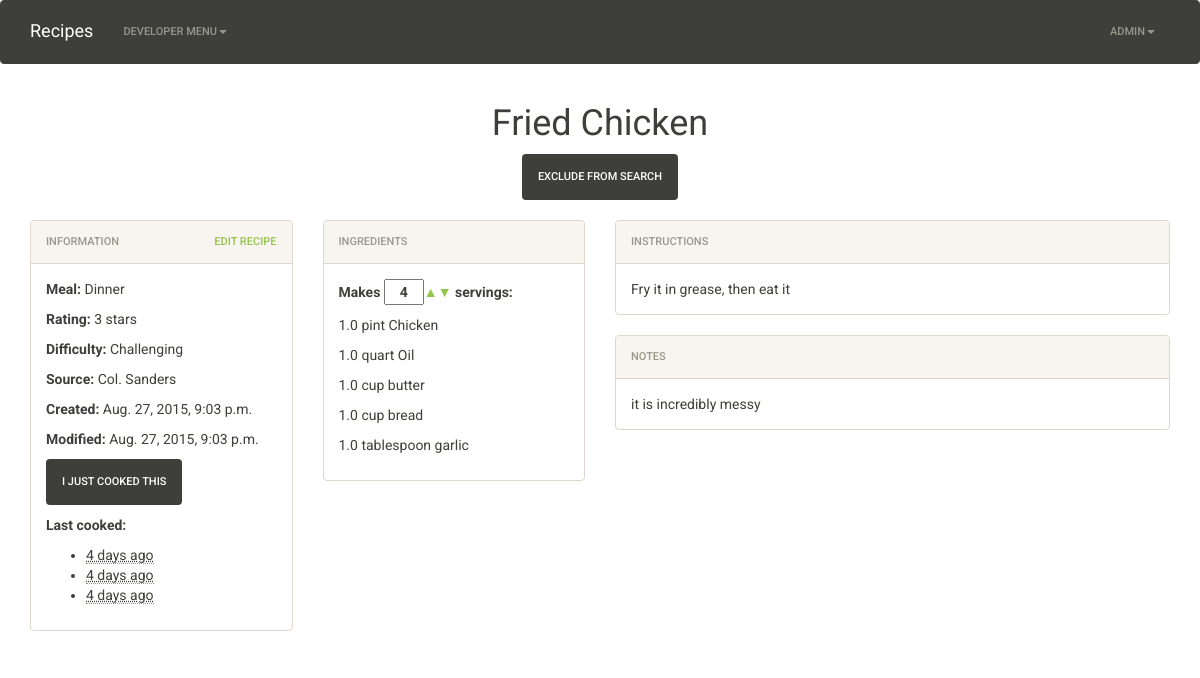
The app's page /recipe/50/ (signed in) with its own data.
### main/models.py (models this page shows, shortened)
class Recipe(models.Model):
    RATING_CHOICES = (
        (0, 0),
        (1, 1),
        (2, 2),
        (3, 3),
        (4, 4),
        (5, 5),
    )
    DIFFICULTY_CHOICES = (
        (0, ''),
        (1, 'Simple'),
        (2, 'Intermediate'),
        (3, 'Challenging'),
    )
    MEAL_CHOICES = (
        (0, ''),
        (1, 'Breakfast'),
        (2, 'Lunch'),
        (3, 'Dinner'),
        (4, 'Snack'),
        (5, 'Dessert'),
    )
    created = models.DateTimeField(auto_now_add=True)
    modified = models.DateTimeField(auto_now=True)
    creator = models.ForeignKey(User)
    name = models.CharField(max_length=255)
    instructions = MarkupField(markup_type='markdown', null=True, blank=True)
    notes = MarkupField(markup_type='markdown', null=True, blank=True)
    source = models.TextField(null=True, blank=True)
    rating = models.IntegerField(choices=RATING_CHOICES, default=0)
    difficulty = models.IntegerField(choices=DIFFICULTY_CHOICES, default=0)
    meal = models.IntegerField(choices=MEAL_CHOICES, default=0)
    servings = models.IntegerField()
    exclude_from_search = models.BooleanField(default=False)

class Event(models.Model):
    created = models.DateTimeField(auto_now_add=True)
    recipe = models.ForeignKey('main.Recipe')
    class Meta:
        ordering = ['-created']

class Ingredient(models.Model):
    UNIT_CHOICES = (
        ('', 'Unit Type'),
        (1, 'teaspoon'),
        (2, 'dessert spoon'),
        (3, 'tablespoon'),
        (4, 'ounce'),
        (5, 'cup'),
        (6, 'pint'),
        (7, 'quart'),
        (8, 'gallon'),
        (9, 'pinch'),
        (10, 'dash'),
    )
    name = models.CharField(max_length=255)
    unit = models.IntegerField(choices=UNIT_CHOICES)
    quantity = models.FloatField()
    recipe = models.ForeignKey('Recipe', related_name='ingredients')

### main/views.py (the view, shortened to what this page needs)
class RecipeDetails(View):
    def get(self, request, id):
        recipe = get_object_or_404(Recipe, pk=id)
        context = {}
        context['recipe'] = recipe
        return render(request, 'main/recipe_details.html', context)

### main/templates/main/recipe_details.html (shortened to what this page needs)
{% extends "main/base.html" %}
{% load staticfiles %}
{% block css %}
    <link rel="stylesheet" href="{% static 'main/css/recipe_details.css' %}">
{% endblock css %}
{% block content %}
    <div class="row">
        <div class="col-xs-12">
           <h1 class="text-center">{{recipe.name}}</h1>
        </div>
        <div id="exclude-section" recipe-id="{{recipe.id}}">
            <center><button class="btn btn-default" id="exclude-btn">Exclude from search</button></center>
        </div>
    </div>
    <br>
    <div class="row">
        <div class="col-lg-3">
            <div class="panel panel-default">
                <div class="panel-heading">
                    <span>Information</span>
                    <span class="pull-right"><a href="{% url 'main:edit_recipe' id=recipe.id %}">Edit Recipe</a></span>
                </div>
                <div class="panel-body">
                    <div class="row">
                        <div class="col-lg-12 col-md-4 col-sm-4">
                            <p><strong>Meal:</strong> {{ recipe.get_meal_display }}</p>
                            <p><strong>Rating:</strong> {{ recipe.rating }} stars</p>
                            <p><strong>Difficulty:</strong> {{ recipe.get_difficulty_display }}</p>
                        </div>
                        <div class="col-lg-12 col-md-4 col-sm-4">
                            <p><strong>Source:</strong> {{ recipe.source }}</p>
                            <p><strong>Created:</strong> {{ recipe.created }}</p>
                            <p><strong>Modified:</strong> {{ recipe.modified }}</p>
                        </div>
                        {% if recipe.event_set.all.count > 0 %}
                            <div class="col-lg-12 hidden-md hidden-sm hidden-xs">
                                <p><button class="btn btn-default btn-log-event">I just cooked this</button></p>
                                <p><strong>Last cooked:</strong></p>
                                <ul class="ul-last-cooked">
                                    {% for event in recipe.event_set.all %}
                                        <li><abbr class="timeago" title="{{ event.created|date:'c' }}">{{ event.created|date:'DATE_FORMAT' }}</abbr></li>
                                    {% endfor %}
                                </ul>
                            </div>
                        {% else %}
                            <div class="col-lg-12 hidden-md hidden-sm hidden-xs">
                                <p><button class="btn btn-default btn-log-event">I just cooked this</button></p>
                            </div>
                        {% endif %}
                    </div>
                </div>
            </div>
        </div>
        <div class="col-md-3 col-sm-6">
            <div class="panel panel-default">
                <div class="panel-heading">
                    <span>Ingredients</span>
                </div>
                <div class="panel-body">
                    <div class="row">
                        <div class="col-sm-12">
                            <p><strong>Makes <input id="scale-servings" type="text" value="{{ recipe.servings }}"> servings:</strong></p>
                        </div>
                    </div>
                    {% for ingredient in recipe.ingredients.all %}
                        <div class="row">
                            <div class="col-sm-12">
                                <p>
                                    <span class="ingredient-quantity">{{ingredient.quantity}}</span>
                                    {{ingredient.get_unit_display}}
                                    {{ingredient.name}}
                                </p>
                            </div>
                        </div>
                    {% endfor %}
                </div>
            </div>
        </div>
        <div class="col-md-6 col-sm-6">
            <div class="panel panel-default">
                <div class="panel-heading">
                    <span>Instructions</span>
                </div>
                <div class="panel-body">
                    {{ recipe.instructions }}
                </div>
            </div>
        </div>
        <div class="col-lg-6 col-md-3 col-sm-12">
            <div class="row">
                <div class="col-sm-12">
                    <div class="panel panel-default">
                        <div class="panel-heading">
                            <span>Notes</span>
                        </div>
                        <div class="panel-body">
                            {{ recipe.notes }}
                        </div>
                    </div>
                </div>
            </div>
        </div>
    </div>
{% endblock content %}

### main/templates/main/navbar.html (shortened to what this page needs)
{% load staticfiles %}
<nav class="navbar navbar-default">
    <div class="container">
        <div class="navbar-header">
            <a class="navbar-brand" href="{% url 'main:root' %}">
                Recipes
            </a>
        </div>
        <div class="collapse navbar-collapse" id="message-board-nav-collapse">
            <ul class="nav navbar-nav">
                <li class="dropdown">
                    <a href="#" class="dropdown-toggle" data-toggle="dropdown" role="button" aria-haspopup="true" aria-expanded="false">Developer Menu<span class="caret nav-caret"></span></a>
                </li>
            </ul>
            <ul class="nav navbar-nav navbar-right">
                {% if user.is_authenticated %}
                    <li class="dropdown">
                        <a href="#" class="dropdown-toggle" data-toggle="dropdown" role="button" aria-haspopup="true" aria-expanded="false">{{ user.username }}<span class="caret nav-caret"></span></a>
                    </li>
                {% else %}
                    <li><a href="{% url 'register' %}" class="text-primary">Register</a></li>
                    <li><a href="{% url 'login' %}" class="text-primary">Login</a></li>
                {% endif %}
            </ul>
        </div>
    </div>
</nav>

### main/static/main/css/recipe_details.css (style rules this page uses)
#scale-servings { width: 40px; text-align: center; }

### records on screen
Recipe: name "Fried Chicken", meal "Dinner", rating "3", difficulty "Challenging", source "Col. Sanders", created "Aug. 27, 2015, 9:03 p.m.", modified "Aug. 27, 2015, 9:03 p.m.", servings "4", instructions "Fry it in grease, then eat it", notes "it is incredibly messy"
Ingredient: quantity "1.0", unit "pint", name "Chicken"
Ingredient: quantity "1.0", unit "quart", name "Oil"
Ingredient: quantity "1.0", unit "cup", name "butter"
Ingredient: quantity "1.0", unit "cup", name "bread"
Ingredient: quantity "1.0", unit "tablespoon", name "garlic"

### other values on screen
{{ user.username }} "ADMIN"
